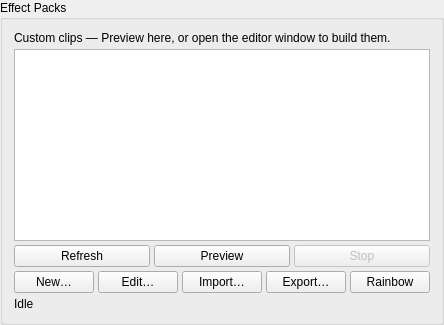
<?xml version="1.0" encoding="UTF-8"?>
<ui version="4.0">
 <class>EffectPackPanel</class>
 <widget class="QGroupBox" name="EffectPackPanel">
  <property name="title">
   <string>Effect Packs</string>
  </property>
  <layout class="QVBoxLayout" name="verticalLayout">
   <property name="spacing">
    <number>4</number>
   </property>
   <item>
    <widget class="QLabel" name="hintLabel">
     <property name="text">
      <string>Custom clips — Preview here, or open the editor window to build them.</string>
     </property>
     <property name="wordWrap">
      <bool>true</bool>
     </property>
    </widget>
   </item>
   <item>
    <widget class="QListWidget" name="packList">
     <property name="minimumSize">
      <size>
       <width>0</width>
       <height>100</height>
      </size>
     </property>
    </widget>
   </item>
   <item>
    <layout class="QHBoxLayout" name="buttonRow">
     <item>
      <widget class="QPushButton" name="refreshButton">
       <property name="text">
        <string>Refresh</string>
       </property>
      </widget>
     </item>
     <item>
      <widget class="QPushButton" name="previewButton">
       <property name="text">
        <string>Preview</string>
       </property>
      </widget>
     </item>
     <item>
      <widget class="QPushButton" name="stopButton">
       <property name="text">
        <string>Stop</string>
       </property>
       <property name="enabled">
        <bool>false</bool>
       </property>
      </widget>
     </item>
    </layout>
   </item>
   <item>
    <layout class="QHBoxLayout" name="editRow">
     <item>
      <widget class="QPushButton" name="newButton">
       <property name="text">
        <string>New…</string>
       </property>
      </widget>
     </item>
     <item>
      <widget class="QPushButton" name="editButton">
       <property name="text">
        <string>Edit…</string>
       </property>
      </widget>
     </item>
     <item>
      <widget class="QPushButton" name="importButton">
       <property name="text">
        <string>Import…</string>
       </property>
       <property name="toolTip">
        <string>Copy effect pack files into effect-packs and open them to map controllers</string>
       </property>
      </widget>
     </item>
     <item>
      <widget class="QPushButton" name="exportButton">
       <property name="text">
        <string>Export…</string>
       </property>
       <property name="toolTip">
        <string>Save the selected effect pack somewhere you can share</string>
       </property>
      </widget>
     </item>
     <item>
      <widget class="QPushButton" name="seedExampleButton">
       <property name="text">
        <string>Rainbow</string>
       </property>
      </widget>
     </item>
    </layout>
   </item>
   <item>
    <widget class="QLabel" name="statusLabel">
     <property name="text">
      <string>Idle</string>
     </property>
    </widget>
   </item>
  </layout>
 </widget>
 <resources/>
 <connections/>
</ui>
